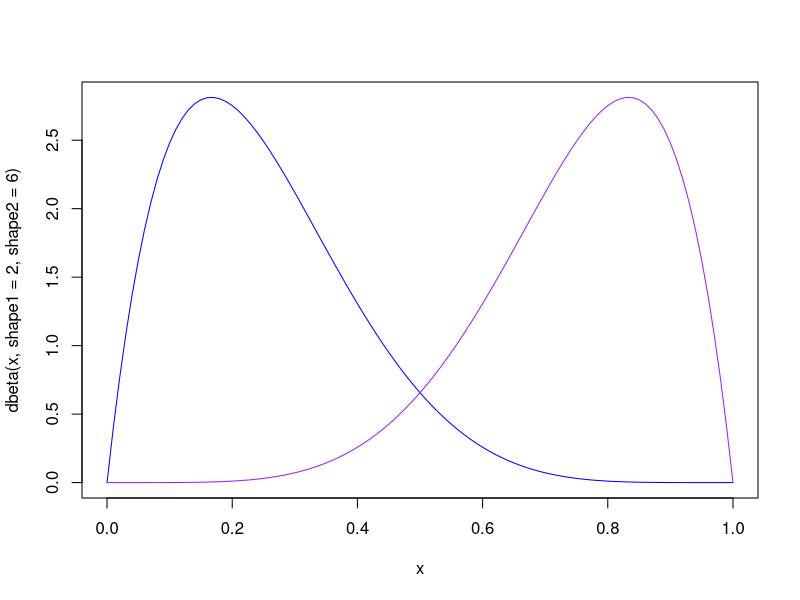
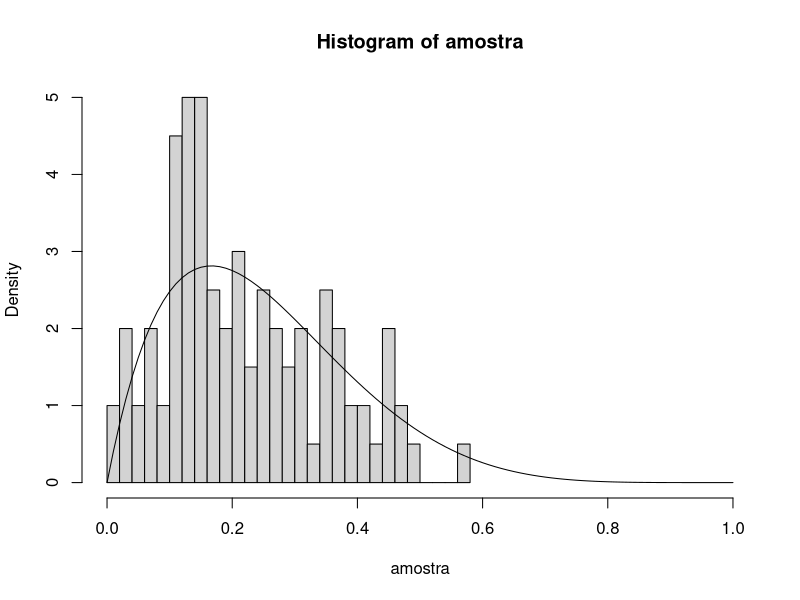
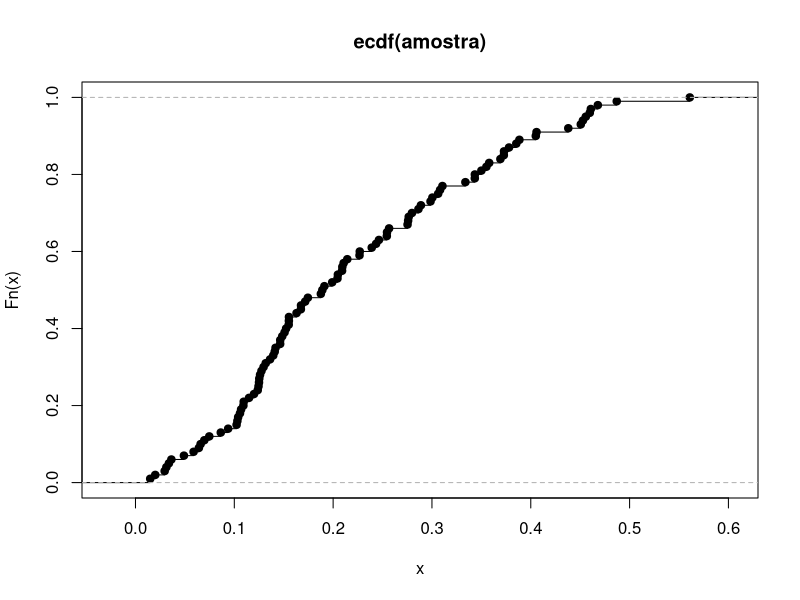

R code for these plots, in order:
1 / beta(2, 6)
curve(dbeta(x, shape1 = 2, shape2 = 6), from = 0, to = 1, col = "blue")
curve(dbeta(x, shape1 = 6, shape2 = 2), from = 0, to = 1, col = "purple", add = T)
moda <- 1/6
dbeta(x = moda, shape1 = 2, shape2 = 6)
dbeta(x = 5/6, shape1 = 6, shape2 = 2)

# olhar foto dos passos para gerar
gerador.beta <- function() {
  alfa <- 2
  beta <- 6
  u <- runif(n = alfa + beta)
  y <- -log(u) 
  x1 <- sum(y[1:alfa]) # gama(2, 1)
  x2 <- sum(y[(alfa + 1): (alfa + beta)]) # gama(6, 1)
  w <- x1 / (x1 + x2) # beta(2, 6)
  return(w)
}
gerador.beta()
amostra <- invisible(replicate(n = 100, gerador.beta()))
hist(amostra, freq = F, breaks = 30, xlim = c(0, 1))
curve(dbeta(x, shape1 = 2, shape2 = 6), add = T)
plot(ecdf(amostra))
ks.test(amostra, "pbeta", shape1 = 2, shape2 = 6) # p-valor alto, não tem evidênicas para rejeitar que percente a beta(2, 6)  

605 %% 3 
